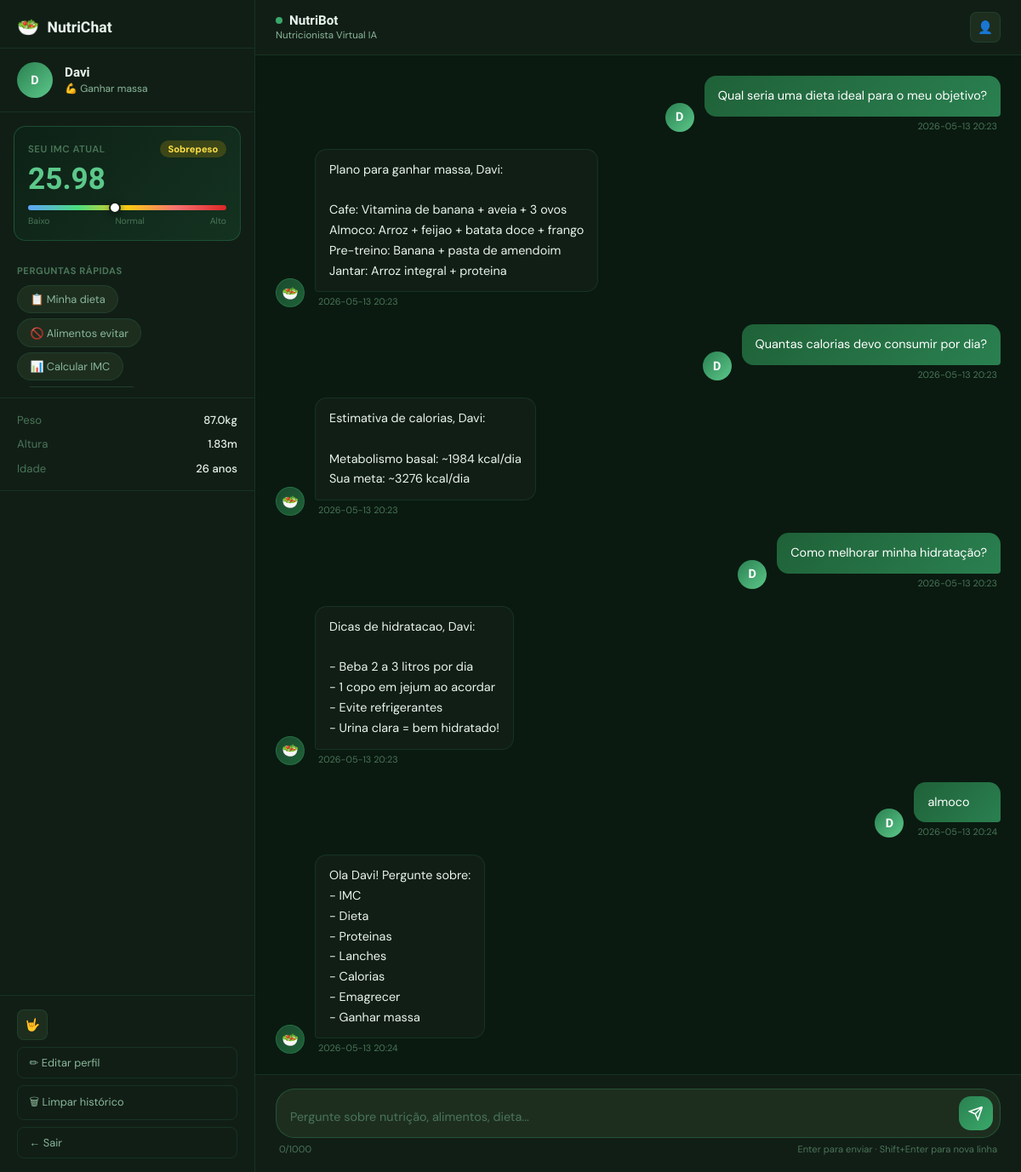
Page /chat (signed in) on the committed database.
### tables this page shows
CREATE TABLE users (
    id INTEGER PRIMARY KEY AUTOINCREMENT,
    nome TEXT NOT NULL,
    email TEXT UNIQUE NOT NULL,
    senha_hash TEXT NOT NULL,
    idade INTEGER,
    peso REAL,
    altura REAL,
    objetivo TEXT DEFAULT 'manter_peso',  -- emagrecer | ganhar_massa | manter_peso
    nivel_atividade TEXT DEFAULT 'sedentario',
    data_cadastro TIMESTAMP DEFAULT CURRENT_TIMESTAMP,
    ultimo_login TIMESTAMP
);

CREATE TABLE imc_records (
    id INTEGER PRIMARY KEY AUTOINCREMENT,
    user_id INTEGER NOT NULL,
    peso REAL NOT NULL,
    altura REAL NOT NULL,
    imc REAL NOT NULL,
    classificacao TEXT NOT NULL,
    data_registro TIMESTAMP DEFAULT CURRENT_TIMESTAMP,
    FOREIGN KEY (user_id) REFERENCES users(id) ON DELETE CASCADE
);

CREATE TABLE conversations (
    id INTEGER PRIMARY KEY AUTOINCREMENT,
    user_id INTEGER NOT NULL,
    role TEXT NOT NULL,       -- 'user' ou 'assistant'
    message TEXT NOT NULL,
    timestamp TIMESTAMP DEFAULT CURRENT_TIMESTAMP,
    FOREIGN KEY (user_id) REFERENCES users(id) ON DELETE CASCADE
);

### app.py (the view)
@app.route('/chat')
@login_required
def chat():
    user = get_current_user()
    db = get_db()
    historico = list(reversed(db.execute(
        'SELECT role, message, timestamp FROM conversations WHERE user_id = ? ORDER BY timestamp DESC LIMIT 50',
        (session['user_id'],)).fetchall()))
    imc, classificacao = calcular_imc(user['peso'], user['altura'])
    evolucao = list(reversed(db.execute(
        'SELECT peso, imc, data_registro FROM imc_records WHERE user_id = ? ORDER BY data_registro DESC LIMIT 10',
        (session['user_id'],)).fetchall()))
    return render_template('chat.html', user=user, historico=historico, imc=imc, classificacao=classificacao, evolucao=evolucao)

### app.py (called while the page is built)
def get_db():
    if 'db' not in g:
        g.db = sqlite3.connect(DATABASE)
        g.db.row_factory = sqlite3.Row
    return g.db

def login_required(f):
    @wraps(f)
    def decorated(*args, **kwargs):
        if 'user_id' not in session:
            return redirect(url_for('login'))
        return f(*args, **kwargs)
    return decorated

def get_current_user():
    if 'user_id' not in session:
        return None
    return get_db().execute('SELECT * FROM users WHERE id = ?', (session['user_id'],)).fetchone()

def calcular_imc(peso, altura):
    if not peso or not altura or altura <= 0 or peso <= 0:
        return None, None
    imc = peso / (altura ** 2)
    if imc < 18.5: cls = "Abaixo do peso"
    elif imc < 25.0: cls = "Peso normal"
    elif imc < 30.0: cls = "Sobrepeso"
    elif imc < 35.0: cls = "Obesidade grau I"
    elif imc < 40.0: cls = "Obesidade grau II"
    else: cls = "Obesidade grau III"
    return round(imc, 2), cls

### templates/chat.html (shortened to what this page needs)
<!DOCTYPE html>
<html lang="pt-BR">
<head>
    <link rel="stylesheet" href="{{ url_for('static', filename='css/main.css') }}">
    <link rel="stylesheet" href="{{ url_for('static', filename='css/chat.css') }}">
</head>
<body class="chat-body">
<aside class="sidebar" id="sidebar">
    <div class="sidebar-header">
        <div class="sidebar-logo">
            <span class="logo-icon-sm">🥗</span>
            <span>NutriChat</span>
        </div>
    </div>
    <div class="user-card">
        <div class="user-avatar">{{ user['nome'][0].upper() }}</div>
        <div class="user-info">
            <div class="user-name">{{ user['nome'].split()[0] }}</div>
            <div class="user-goal">
                {% if user['objetivo'] == 'emagrecer' %}🔥 Emagrecer
                {% elif user['objetivo'] == 'ganhar_massa' %}💪 Ganhar massa
                {% else %}⚖ Manter peso{% endif %}
            </div>
        </div>
    </div>
    <div class="imc-card">
        <div class="imc-header">
            <span class="imc-label">Seu IMC atual</span>
            {% if imc %}
            <span class="imc-badge {{ 'normal' if 18.5 <= imc < 25 else 'warning' if imc < 30 else 'danger' }}">
                {{ classificacao }}
            </span>
            {% endif %}
        </div>
        {% if imc %}
        <div class="imc-value">{{ imc }}</div>
        <div class="imc-bar-wrap">
            <div class="imc-bar">
                <div class="imc-needle" style="left: {{ [[((imc - 15) / 25 * 100)|round(1), 0]|max, 100]|min }}%"></div>
            </div>
            <div class="imc-labels">
                <span>Baixo</span><span>Normal</span><span>Alto</span>
            </div>
        </div>
        {% else %}
        <div class="imc-empty">
            <p>Complete seu perfil para ver seu IMC</p>
        </div>
        {% endif %}
    </div>
    <div class="quick-section">
        <div class="quick-title">Perguntas rápidas</div>
        <div class="quick-chips" id="quickChips">
            <button class="chip" data-msg="Qual seria uma dieta ideal para o meu objetivo?">📋 Minha dieta</button>
            <button class="chip" data-msg="Quais alimentos eu devo evitar?">🚫 Alimentos evitar</button>
            <button class="chip" data-msg="Calcule meu IMC e me explique o resultado">📊 Calcular IMC</button>
        </div>
    </div>
    <div class="profile-data">
        <div class="profile-row">
            <span>Peso</span>
            <span>{{ user['peso'] }}kg</span>
        </div>
        <div class="profile-row">
            <span>Altura</span>
            <span>{{ user['altura'] }}m</span>
        </div>
        <div class="profile-row">
            <span>Idade</span>
            <span>{{ user['idade'] }} anos</span>
        </div>
    </div>
    <div class="sidebar-actions">
        <button class="icon-btn libras-btn" id="btnLibras" title="Acessibilidade em Libras" aria-label="Abrir painel de Libras">🤟</button>
        <button class="action-btn" id="btnEditProfile">✏ Editar perfil</button>
        <button class="action-btn action-btn-danger" id="btnClearChat">🗑 Limpar histórico</button>
        <a href="/logout" class="action-btn action-btn-logout">← Sair</a>
    </div>
</aside>
<main class="chat-main">
    <header class="chat-header">
        <div class="chat-header-info">
            <div class="bot-status">
                <span class="status-dot"></span>
                <span class="bot-name">NutriBot</span>
            </div>
            <span class="bot-subtitle">Nutricionista Virtual IA</span>
        </div>
        <div class="header-actions">
            <button class="icon-btn" id="btnHeaderProfile" title="Editar perfil">👤</button>
        </div>
    </header>
    <div class="messages-area" id="messagesArea">
        {% if not historico %}
        <div class="welcome-screen">
            <div class="welcome-icon">🥗</div>
            <h2>Olá, {{ user['nome'].split()[0] }}!</h2>
            <p>Sou a <strong>NutriBot</strong>, sua nutricionista virtual com inteligência artificial.<br>
            Estou aqui para te ajudar com alimentação saudável, cálculo de IMC e muito mais!</p>
            <div class="welcome-chips">
                <button class="chip chip-lg" data-msg="Olá! Pode me dar um plano alimentar para o meu objetivo?">🍽 Quero um plano alimentar</button>
                <button class="chip chip-lg" data-msg="Calcule meu IMC e interprete para mim">📊 Calcular meu IMC</button>
                <button class="chip chip-lg" data-msg="Quais são os alimentos mais nutritivos que devo incluir na dieta?">🥦 Alimentos nutritivos</button>
            </div>
        </div>
        {% else %}
        {% for msg in historico %}
        <div class="message {{ 'user-message' if msg['role'] == 'user' else 'bot-message' }}">
            {% if msg['role'] == 'assistant' %}
            <div class="msg-avatar bot-avatar">🥗</div>
            {% endif %}
            <div class="msg-bubble">
                <div class="msg-text">{{ msg['message'] | replace('\n', '<br>') | safe }}</div>
                <div class="msg-time">{{ msg['timestamp'][:16] if msg['timestamp'] else '' }}</div>
            </div>
            {% if msg['role'] == 'user' %}
            <div class="msg-avatar user-avatar">{{ user['nome'][0].upper() }}</div>
            {% endif %}
        </div>
        {% endfor %}
        {% endif %}
    </div>
    <div class="chat-input-area">
        <div class="input-container">
            <textarea
                id="messageInput"
                class="message-input"
                placeholder="Pergunte sobre nutrição, alimentos, dieta..."
                rows="1"
                maxlength="1000"
            ></textarea>
            <button class="send-btn" id="sendBtn" aria-label="Enviar">
                <svg viewBox="0 0 24 24" fill="none" stroke="currentColor" stroke-width="2">
                    <path d="M22 2L11 13M22 2L15 22L11 13M22 2L2 9L11 13"/>
                </svg>
            </button>
        </div>
        <div class="input-footer">
            <span class="char-count" id="charCount">0/1000</span>
            <span class="input-hint">Enter para enviar · Shift+Enter para nova linha</span>
        </div>
    </div>
</main>
</body>
</html>

### static/css/main.css (style rules this page uses)
:root { --green-900: #0d2116; --green-800: #143220; --green-700: #1a4a2e; --green-600: #1f6138; --green-500: #2a8050; --green-400: #3aa86a; --green-300: #5cc88a; --green-200: #9de8bc; --green-100: #d4f5e4; --green-50: #f0fdf6; --lime-400: #a3e635; --lime-300: #bef264; --bg-dark: #0a1a10; --surface: #111e16; --surface-2: #162310; --surface-3: #1d2e1f; --border: rgba(58, 168, 106, 0.15); --border-strong: rgba(58, 168, 106, 0.3); --text-primary: #e8f5ed; --text-secondary: #8ab89a; --text-muted: #4a7558; --radius-sm: 8px; --radius-md: 14px; --radius-lg: 22px; --radius-xl: 32px; --shadow-sm: 0 2px 8px rgba(0,0,0,0.3); --shadow-md: 0 8px 32px rgba(0,0,0,0.4); --shadow-glow: 0 0 40px rgba(42, 128, 80, 0.2); --font-display: 'Cabinet Grotesk', sans-serif; --font-body: 'DM Sans', sans-serif; --transition: 0.2s cubic-bezier(0.4, 0, 0.2, 1); }
*, *::before, *::after { box-sizing: border-box; margin: 0; padding: 0; }
html { font-size: 16px; scroll-behavior: smooth; }
body { font-family: var(--font-body); background: var(--bg-dark); color: var(--text-primary); -webkit-font-smoothing: antialiased; min-height: 100vh; overflow-x: hidden; }
.chip { background: var(--surface-3); border: 1px solid var(--border); color: var(--text-secondary); padding: 0.45rem 0.9rem; border-radius: 100px; font-family: var(--font-body); font-size: 0.8rem; cursor: pointer; transition: all var(--transition); white-space: nowrap; }

### rows in the picture
users: nome "D", nome "Davi", peso "87.0", altura "1.83", idade "26"
imc_records: classificacao "Sobrepeso"
conversations: message "Qual seria uma dieta ideal para o meu objetivo?", timestamp "2026-05-13 20:23"
conversations: message "Plano para ganhar massa, Davi: Cafe: Vitamina de banana + aveia + 3 ovos Almoco: Arroz + feijao + batata doce + frango Pre-treino: Banana + pasta de amendoim Jantar: Arroz integral + proteina", timestamp "2026-05-13 20:23"
conversations: message "Quantas calorias devo consumir por dia?", timestamp "2026-05-13 20:23"
conversations: message "Estimativa de calorias, Davi: Metabolismo basal: ~1984 kcal/dia Sua meta: ~3276 kcal/dia", timestamp "2026-05-13 20:23"
conversations: message "Como melhorar minha hidratação?", timestamp "2026-05-13 20:23"
conversations: message "Dicas de hidratacao, Davi: - Beba 2 a 3 litros por dia - 1 copo em jejum ao acordar - Evite refrigerantes - Urina clara = bem hidratado!", timestamp "2026-05-13 20:23"
conversations: message "almoco", timestamp "2026-05-13 20:24"
conversations: message "Ola Davi! Pergunte sobre: - IMC - Dieta - Proteinas - Lanches - Calorias - Emagrecer - Ganhar massa", timestamp "2026-05-13 20:24"

### other values in the picture
{{ imc }} "25.98"
